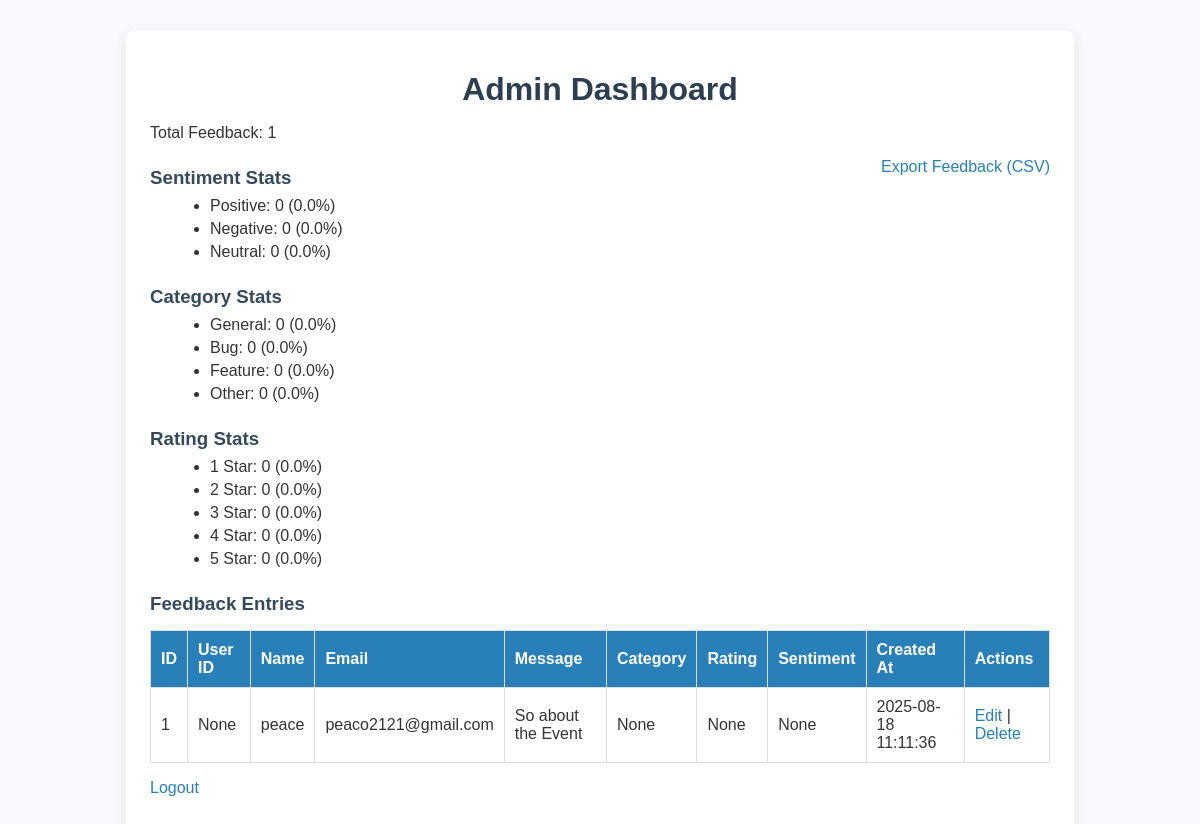
The page /admin (signed in) on the database its author committed.
### tables this page shows
CREATE TABLE feedback (
                    id INTEGER PRIMARY KEY AUTOINCREMENT,
                    name TEXT NOT NULL,
                    email TEXT NOT NULL,
                    message TEXT NOT NULL,
                    created_at TIMESTAMP DEFAULT CURRENT_TIMESTAMP
                , user_id INTEGER, category TEXT, rating INTEGER, sentiment TEXT);

### app.py (the view)
@app.route("/admin")
@admin_required
def admin_dashboard():
    conn = sqlite3.connect("feedback.db")
    c = conn.cursor()
    c.execute("SELECT id, user_id, name, email, message, category, rating, sentiment, created_at FROM feedback ORDER BY created_at ASC")
    entries = c.fetchall()
    c.execute("SELECT COUNT(*) FROM feedback")
    total = c.fetchone()[0]
    conn.close()
    return render_template("admin.html", entries=entries, total=total)

### app.py (called while the page is built)
def admin_required(f):
    @wraps(f)
    def decorated_function(*args, **kwargs):
        if "user_id" not in session:
            flash("You must be logged in.")
            return redirect(url_for("login"))
        conn = sqlite3.connect("feedback.db")
        c = conn.cursor()
        c.execute("SELECT is_admin FROM users WHERE id = ?", (session["user_id"],))
        user = c.fetchone()
        conn.close()
        if not user or user[0] == 0:
            flash("Access denied. Admins only.")
            return redirect(url_for("index"))
        return f(*args, **kwargs)
    return decorated_function

### templates/admin.html (shortened to what this page needs)
<!DOCTYPE html>
<html lang="en">
<head>
  <link rel="stylesheet" href="{{ url_for('static', filename='style.css') }}">
</head>
<body>
  <div class="container">
    <h1>Admin Dashboard</h1>
    <p>Total Feedback: {{ total }}</p>
    <a href="{{ url_for('export_local') }}" class="btn btn-success" style="float: right; margin-bottom: 15px;">
    Export Feedback (CSV)
</a>
    <h3>Sentiment Stats</h3>
    <ul>
      {% set pos = 0 %}{% set neg = 0 %}{% set neu = 0 %}
      {% for entry in entries %}
        {% if entry[7] == 'Positive' %}{% set pos = pos + 1 %}{% endif %}
        {% if entry[7] == 'Negative' %}{% set neg = neg + 1 %}{% endif %}
        {% if entry[7] == 'Neutral'  %}{% set neu = neu + 1 %}{% endif %}
      {% endfor %}
      <li>Positive: {{ pos }} ({{ (pos / total * 100)|round(1) }}%)</li>
      <li>Negative: {{ neg }} ({{ (neg / total * 100)|round(1) }}%)</li>
      <li>Neutral: {{ neu }} ({{ (neu / total * 100)|round(1) }}%)</li>
    </ul>
    <h3>Category Stats</h3>
    <ul>
      {% set cat_general = 0 %}{% set cat_bug = 0 %}{% set cat_feature = 0 %}{% set cat_other = 0 %}
      {% for entry in entries %}
        {% if entry[5] == 'General' %}{% set cat_general = cat_general + 1 %}{% endif %}
        {% if entry[5] == 'Bug' %}{% set cat_bug = cat_bug + 1 %}{% endif %}
        {% if entry[5] == 'Feature' %}{% set cat_feature = cat_feature + 1 %}{% endif %}
        {% if entry[5] == 'Other' %}{% set cat_other = cat_other + 1 %}{% endif %}
      {% endfor %}
      <li>General: {{ cat_general }} ({{ (cat_general / total * 100)|round(1) }}%)</li>
      <li>Bug: {{ cat_bug }} ({{ (cat_bug / total * 100)|round(1) }}%)</li>
      <li>Feature: {{ cat_feature }} ({{ (cat_feature / total * 100)|round(1) }}%)</li>
      <li>Other: {{ cat_other }} ({{ (cat_other / total * 100)|round(1) }}%)</li>
    </ul>
    <h3>Rating Stats</h3>
    <ul>
      {% for i in range(1,6) %}
        {% set count = 0 %}
        {% for entry in entries %}
          {% if entry[6] == i %}{% set count = count + 1 %}{% endif %}
        {% endfor %}
        <li>{{ i }} Star: {{ count }} ({{ (count / total * 100)|round(1) }}%)</li>
      {% endfor %}
    </ul>
    <h3>Feedback Entries</h3>
    <table border="1" cellpadding="5" cellspacing="0">
      <thead>
        <tr>
          <th>ID</th>
          <th>User ID</th>
          <th>Name</th>
          <th>Email</th>
          <th>Message</th>
          <th>Category</th>
          <th>Rating</th>
          <th>Sentiment</th>
          <th>Created At</th>
          <th>Actions</th>
        </tr>
      </thead>
      <tbody>
        {% for entry in entries %}
        <tr>
          <td>{{ entry[0] }}</td>
          <td>{{ entry[1] }}</td>
          <td>{{ entry[2] }}</td>
          <td>{{ entry[3] }}</td>
          <td>{{ entry[4] }}</td>
          <td>{{ entry[5] }}</td>
          <td>{{ entry[6] }}</td>
          <td>{{ entry[7] }}</td>
          <td>{{ entry[8] }}</td>
          <td>
            {% if session.get('is_admin') or session.get('user_id') == entry[1] %}
              <a href="{{ url_for('edit', id=entry[0]) }}">Edit</a>
            {% endif %}
            {% if session.get('is_admin') %}
              | <a href="{{ url_for('delete', id=entry[0]) }}" onclick="return confirm('Are you sure you want to delete this feedback?');">Delete</a>
            {% endif %}
          </td>
        </tr>
        {% endfor %}
      </tbody>
    </table>
    <p><a href="{{ url_for('logout') }}">Logout</a></p>
  </div>
</body>
</html>

### static/style.css (style rules this page uses)
body { font-family: Arial, Helvetica, sans-serif; background-color: #f7f9fc; margin: 0; padding: 0; color: #333; }
.container { max-width: 900px; margin: 30px auto; padding: 20px 25px; background-color: #fff; box-shadow: 0 4px 12px rgba(0,0,0,0.1); border-radius: 10px; }
h1, h2, h3 { color: #2c3e50; margin-bottom: 15px; }
h1 { text-align: center; }
a { color: #2980b9; text-decoration: none; }
table { width: 100%; border-collapse: collapse; margin-top: 15px; }
table th, table td { border: 1px solid #ddd; padding: 10px; text-align: left; }
table th { background-color: #2980b9; color: #fff; }
h3 { margin-top: 25px; margin-bottom: 8px; color: #34495e; }
ul { margin: 5px 0 15px 20px; }
ul li { margin-bottom: 5px; }

### rows shown on the page
feedback: id "1", entry "None", name "peace", email "peaco2121@gmail.com", message "So about the Event", created_at "2025-08-18 11:11:36"

### other values the page prints
{{ total }} "1"
{{ pos }} "0"
{{ (pos / total * 100)|round(1) }} "0.0"
{{ neg }} "0"
{{ (neg / total * 100)|round(1) }} "0.0"
{{ neu }} "0"
{{ (neu / total * 100)|round(1) }} "0.0"
{{ cat_general }} "0"
{{ (cat_general / total * 100)|round(1) }} "0.0"
{{ cat_bug }} "0"
{{ (cat_bug / total * 100)|round(1) }} "0.0"
{{ cat_feature }} "0"
{{ (cat_feature / total * 100)|round(1) }} "0.0"
{{ cat_other }} "0"
{{ (cat_other / total * 100)|round(1) }} "0.0"
